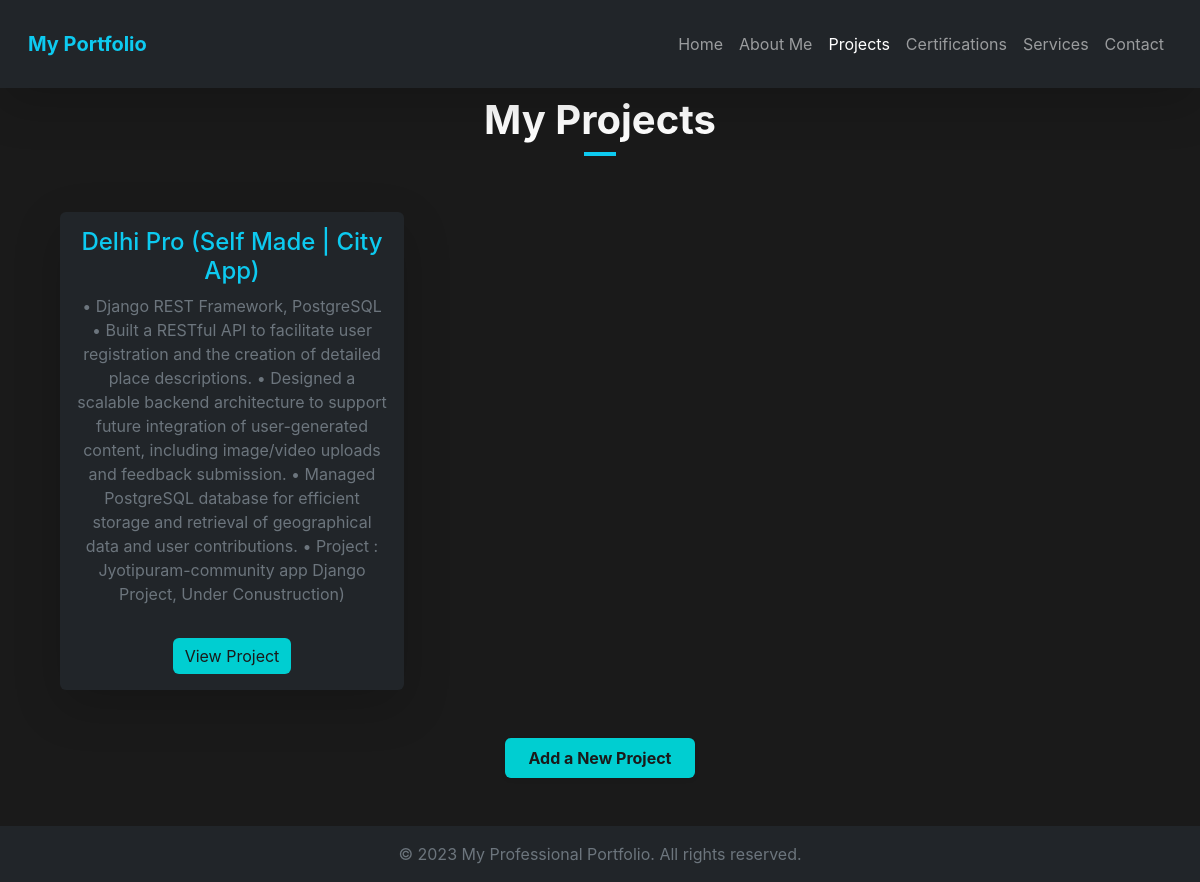
/projects/, run on the app's committed database.
### portapp/models.py (models this page shows, shortened)
class Project(models.Model):
    title = models.CharField(max_length=50)
    start_date = models.DateField()
    end_date = models.DateField()
    technology = models.CharField(max_length=200)
    project_description = models.TextField()
    video_file = models.FileField(upload_to='videos/')

### portapp/views.py (the view)
# urls.py: path('projects/', views.projects, name='projects'),
def projects(request):
    if request.method == 'POST':
        form = ProjectForm(request.POST, request.FILES)
        if form.is_valid():
            form.save()
            return redirect('projects')
        else:
            projects_list = Project.objects.all()
            return render(request, 'portapp/projects.html', {'projects': projects_list, 'form': form})
    else:
        form = ProjectForm()
    projects_list = Project.objects.all()
    context = {
        'projects': projects_list,
        'form': form,
    }
    return render(request, 'portapp/projects.html', context)

### portapp/templates/portapp/projects.html (shortened to what this page needs)
{% load static %}
<!DOCTYPE html>
<html lang="en">
<head>
    <link href="https://cdn.jsdelivr.net/npm/bootstrap@5.3.2/dist/css/bootstrap.min.css" rel="stylesheet"
        xintegrity="sha384-T3c6CoIi6uLrA9TneNEoa7RxnatzjcDSCmG1MXxSR1GAsXEV/Dwwykc2MPK8M2HN">
</head>
<body class="d-flex flex-column min-vh-100 pt-5">
    <header class="bg-dark text-white p-3 header-fixed shadow-lg">
        <nav class="navbar navbar-expand-lg navbar-dark bg-dark">
            <div class="container-fluid">
                <a class="navbar-brand text-info fw-bold" href="#">My Portfolio</a>
                <div class="collapse navbar-collapse" id="navbarNav">
                    <ul class="navbar-nav ms-auto mb-2 mb-lg-0">
                        <li class="nav-item"><a class="nav-link" href="{% url 'index' %}">Home</a></li>
                        <li class="nav-item"><a class="nav-link" href="{% url 'aboutus' %}">About Me</a></li>
                        <li class="nav-item"><a class="nav-link active" href="{% url 'projects' %}">Projects</a></li>
                        <li class="nav-item"><a class="nav-link" href="{% url 'certifications' %}">Certifications</a></li>
                        <li class="nav-item"><a class="nav-link" href="{% url 'services' %}">Services</a></li>
                        <li class="nav-item"><a class="nav-link" href="{% url 'contactus' %}">Contact</a></li>
                    </ul>
                </div>
            </div>
        </nav>
    </header>
    <main class="flex-grow-1 p-5">
        <div class="container text-center">
            <div id="projects-display">
                <h1 class="text-white fw-bold">My Projects</h1>
                <div class="bg-info" style="width: 2rem; height: 0.25rem; margin: 0.5rem auto 2rem;"></div>
                {% if projects %}
                <div class="row g-4 mt-4">
                    {% for project in projects %}
                    <div class="col-12 col-md-6 col-lg-4">
                        <div class="card bg-dark text-white h-100 shadow-lg border-0">
                            <div class="card-body">
                                <h2 class="card-title h4 text-info">{{ project.title }}</h2>
                                <p class="card-text text-secondary">{{ project.project_description }}</p>
                                <a href="{{ project.link }}" class="btn btn-custom mt-3">View Project</a>
                            </div>
                        </div>
                    </div>
                    {% endfor %}
                </div>
                {% else %}
                <p class="mt-4 text-secondary">No projects have been added yet.</p>
                {% endif %}
                <div class="d-flex justify-content-center mt-5">
                    <button id="show-form-button" class="btn btn-custom fw-bold px-4 py-2 shadow-sm">
                        Add a New Project
                    </button>
                </div>
            </div>
        </div>
    </main>
    <footer class="bg-dark text-secondary text-center p-3 mt-auto">
        &copy; 2023 My Professional Portfolio. All rights reserved.
    </footer>
</body>
</html>

### portapp/templates/portapp/projects.html (style rules this page uses)
body { font-family: 'Inter', sans-serif; background-color: #1a1a1a; color: #f8f9fa; }
.header-fixed { position: fixed; top: 0; left: 0; right: 0; z-index: 1020; }
.btn-custom { background-color: #00CED1; color: #1a1a1a; border: none; transition: background-color 0.3s ease, color 0.3s ease; }

### data on the page
Project: title "Delhi Pro (Self Made | City App)", project_description "• Django REST Framework, PostgreSQL • Built a RESTful API to facilitate user registration and the creation of detailed place descriptions. • Designed a scalable backend architecture to support future integration of user-generated content, including image/video uploads and feedback submission. • Managed PostgreSQL database for efficient storage and retrieval of geographical data and user contributions. • Project : Jyotipuram-community app Django Project, Under Conustruction)"
